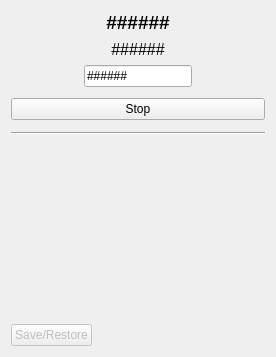
<?xml version="1.0" encoding="UTF-8"?>
<ui version="4.0">
 <class>Form</class>
 <widget class="QWidget" name="Form">
  <property name="geometry">
   <rect>
    <x>0</x>
    <y>0</y>
    <width>276</width>
    <height>357</height>
   </rect>
  </property>
  <property name="windowTitle">
   <string>Motor</string>
  </property>
  <layout class="QHBoxLayout" name="horizontalLayout_2">
   <item>
    <layout class="QVBoxLayout" name="verticalLayout">
     <item>
      <widget class="PyDMLabel" name="description_label">
       <property name="font">
        <font>
         <pointsize>14</pointsize>
         <weight>75</weight>
         <bold>true</bold>
        </font>
       </property>
       <property name="toolTip">
        <string/>
       </property>
       <property name="text">
        <string>######</string>
       </property>
       <property name="alignment">
        <set>Qt::AlignCenter</set>
       </property>
       <property name="channel" stdset="0">
        <string>haven://${MOTOR}.description</string>
       </property>
      </widget>
     </item>
     <item>
      <widget class="PyDMLabel" name="readback_label">
       <property name="font">
        <font>
         <pointsize>12</pointsize>
        </font>
       </property>
       <property name="toolTip">
        <string/>
       </property>
       <property name="text">
        <string>######</string>
       </property>
       <property name="alignment">
        <set>Qt::AlignCenter</set>
       </property>
       <property name="showUnits" stdset="0">
        <bool>true</bool>
       </property>
       <property name="channel" stdset="0">
        <string>haven://${MOTOR}.user_readback</string>
       </property>
      </widget>
     </item>
     <item>
      <layout class="QHBoxLayout" name="horizontalLayout_3">
       <property name="bottomMargin">
        <number>5</number>
       </property>
       <item>
        <spacer name="horizontalSpacer">
         <property name="orientation">
          <enum>Qt::Horizontal</enum>
         </property>
         <property name="sizeHint" stdset="0">
          <size>
           <width>40</width>
           <height>20</height>
          </size>
         </property>
        </spacer>
       </item>
       <item>
        <layout class="QVBoxLayout" name="verticalLayout_3">
         <property name="spacing">
          <number>0</number>
         </property>
         <item>
          <widget class="PyDMByteIndicator" name="limit_hard_low_indicator">
           <property name="toolTip">
            <string/>
           </property>
           <property name="rules" stdset="0">
            <string>[{&quot;name&quot;: &quot;limit_autohide&quot;, &quot;property&quot;: &quot;Opacity&quot;, &quot;initial_value&quot;: &quot;0.0&quot;, &quot;expression&quot;: &quot;float(ch[0] &gt; 0)&quot;, &quot;channels&quot;: [{&quot;channel&quot;: &quot;haven://${MOTOR}.low_limit_switch&quot;, &quot;trigger&quot;: true, &quot;use_enum&quot;: false}]}]</string>
           </property>
           <property name="alarmSensitiveContent" stdset="0">
            <bool>false</bool>
           </property>
           <property name="alarmSensitiveBorder" stdset="0">
            <bool>true</bool>
           </property>
           <property name="channel" stdset="0">
            <string>haven://${MOTOR}.low_limit_switch</string>
           </property>
           <property name="onColor" stdset="0">
            <color>
             <red>220</red>
             <green>53</green>
             <blue>69</blue>
            </color>
           </property>
           <property name="offColor" stdset="0">
            <color>
             <red>40</red>
             <green>167</green>
             <blue>69</blue>
            </color>
           </property>
           <property name="showLabels" stdset="0">
            <bool>false</bool>
           </property>
           <property name="bigEndian" stdset="0">
            <bool>false</bool>
           </property>
           <property name="circles" stdset="0">
            <bool>false</bool>
           </property>
           <property name="numBits" stdset="0">
            <number>1</number>
           </property>
           <property name="shift" stdset="0">
            <number>0</number>
           </property>
           <property name="labels" stdset="0">
            <stringlist>
             <string></string>
            </stringlist>
           </property>
          </widget>
         </item>
         <item>
          <widget class="PyDMByteIndicator" name="limit_soft_low_indicator">
           <property name="toolTip">
            <string/>
           </property>
           <property name="rules" stdset="0">
            <string>[{&quot;name&quot;: &quot;limit_autohide&quot;, &quot;property&quot;: &quot;Opacity&quot;, &quot;initial_value&quot;: &quot;0.0&quot;, &quot;expression&quot;: &quot;float(ch[0] &gt; 0)&quot;, &quot;channels&quot;: [{&quot;channel&quot;: &quot;haven://${MOTOR}.soft_limit_violation&quot;, &quot;trigger&quot;: true, &quot;use_enum&quot;: false}]}]</string>
           </property>
           <property name="channel" stdset="0">
            <string>haven://${MOTOR}.soft_limit_violation</string>
           </property>
           <property name="onColor" stdset="0">
            <color>
             <red>255</red>
             <green>193</green>
             <blue>7</blue>
            </color>
           </property>
           <property name="offColor" stdset="0">
            <color>
             <red>40</red>
             <green>167</green>
             <blue>69</blue>
            </color>
           </property>
           <property name="showLabels" stdset="0">
            <bool>false</bool>
           </property>
          </widget>
         </item>
        </layout>
       </item>
       <item>
        <widget class="PyDMLineEdit" name="setpoint_lineedit">
         <property name="toolTip">
          <string/>
         </property>
         <property name="text">
          <string>######</string>
         </property>
         <property name="showUnits" stdset="0">
          <bool>true</bool>
         </property>
         <property name="channel" stdset="0">
          <string>haven://${MOTOR}.user_setpoint</string>
         </property>
        </widget>
       </item>
       <item>
        <layout class="QVBoxLayout" name="verticalLayout_2">
         <property name="spacing">
          <number>0</number>
         </property>
         <item>
          <widget class="PyDMByteIndicator" name="limit_hard_high_indicator">
           <property name="toolTip">
            <string/>
           </property>
           <property name="rules" stdset="0">
            <string>[{&quot;name&quot;: &quot;limit_autohide&quot;, &quot;property&quot;: &quot;Opacity&quot;, &quot;initial_value&quot;: &quot;0.0&quot;, &quot;expression&quot;: &quot;float(ch[0] &gt; 0)&quot;, &quot;channels&quot;: [{&quot;channel&quot;: &quot;haven://${MOTOR}.high_limit_switch&quot;, &quot;trigger&quot;: true, &quot;use_enum&quot;: false}]}]</string>
           </property>
           <property name="alarmSensitiveContent" stdset="0">
            <bool>false</bool>
           </property>
           <property name="alarmSensitiveBorder" stdset="0">
            <bool>true</bool>
           </property>
           <property name="PyDMToolTip" stdset="0">
            <string/>
           </property>
           <property name="channel" stdset="0">
            <string>haven://${MOTOR}.high_limit_switch</string>
           </property>
           <property name="onColor" stdset="0">
            <color>
             <red>220</red>
             <green>53</green>
             <blue>69</blue>
            </color>
           </property>
           <property name="offColor" stdset="0">
            <color>
             <red>40</red>
             <green>167</green>
             <blue>69</blue>
            </color>
           </property>
           <property name="showLabels" stdset="0">
            <bool>false</bool>
           </property>
           <property name="bigEndian" stdset="0">
            <bool>false</bool>
           </property>
           <property name="circles" stdset="0">
            <bool>false</bool>
           </property>
           <property name="numBits" stdset="0">
            <number>1</number>
           </property>
           <property name="shift" stdset="0">
            <number>0</number>
           </property>
           <property name="labels" stdset="0">
            <stringlist>
             <string></string>
            </stringlist>
           </property>
          </widget>
         </item>
         <item>
          <widget class="PyDMByteIndicator" name="limit_soft_high_indicator">
           <property name="toolTip">
            <string/>
           </property>
           <property name="rules" stdset="0">
            <string>[{&quot;name&quot;: &quot;limit_autohide&quot;, &quot;property&quot;: &quot;Opacity&quot;, &quot;initial_value&quot;: &quot;0.0&quot;, &quot;expression&quot;: &quot;float(ch[0] &gt; 0)&quot;, &quot;channels&quot;: [{&quot;channel&quot;: &quot;haven://${MOTOR}.soft_limit_violation&quot;, &quot;trigger&quot;: true, &quot;use_enum&quot;: false}]}]</string>
           </property>
           <property name="alarmSensitiveContent" stdset="0">
            <bool>false</bool>
           </property>
           <property name="alarmSensitiveBorder" stdset="0">
            <bool>true</bool>
           </property>
           <property name="PyDMToolTip" stdset="0">
            <string/>
           </property>
           <property name="channel" stdset="0">
            <string>haven://${MOTOR}.soft_limit_violation</string>
           </property>
           <property name="onColor" stdset="0">
            <color>
             <red>255</red>
             <green>193</green>
             <blue>7</blue>
            </color>
           </property>
           <property name="offColor" stdset="0">
            <color>
             <red>40</red>
             <green>167</green>
             <blue>69</blue>
            </color>
           </property>
           <property name="showLabels" stdset="0">
            <bool>false</bool>
           </property>
           <property name="bigEndian" stdset="0">
            <bool>false</bool>
           </property>
           <property name="circles" stdset="0">
            <bool>false</bool>
           </property>
           <property name="numBits" stdset="0">
            <number>1</number>
           </property>
           <property name="shift" stdset="0">
            <number>0</number>
           </property>
           <property name="labels" stdset="0">
            <stringlist>
             <string>Bit 0</string>
            </stringlist>
           </property>
          </widget>
         </item>
        </layout>
       </item>
       <item>
        <spacer name="horizontalSpacer_2">
         <property name="orientation">
          <enum>Qt::Horizontal</enum>
         </property>
         <property name="sizeHint" stdset="0">
          <size>
           <width>40</width>
           <height>20</height>
          </size>
         </property>
        </spacer>
       </item>
      </layout>
     </item>
     <item>
      <widget class="PyDMPushButton" name="stop_button">
       <property name="toolTip">
        <string/>
       </property>
       <property name="text">
        <string>Stop</string>
       </property>
       <property name="rules" stdset="0">
        <string>[{&quot;name&quot;: &quot;Enable stop button&quot;, &quot;property&quot;: &quot;Enable&quot;, &quot;initial_value&quot;: &quot;True&quot;, &quot;expression&quot;: &quot;ch[0]&quot;, &quot;channels&quot;: [{&quot;channel&quot;: &quot;haven://${MOTOR}.motor_is_moving&quot;, &quot;trigger&quot;: true, &quot;use_enum&quot;: false}], &quot;notes&quot;: &quot;We only need the stop button to be usable if the motor is moving. Otherwise, just disable it.&quot;}]</string>
       </property>
       <property name="channel" stdset="0">
        <string>haven://${MOTOR}.motor_stop</string>
       </property>
       <property name="pressValue" stdset="0">
        <string>1</string>
       </property>
      </widget>
     </item>
     <item>
      <widget class="PyDMEmbeddedDisplay" name="tweak_display">
       <property name="toolTip">
        <string/>
       </property>
       <property name="frameShape">
        <enum>QFrame::NoFrame</enum>
       </property>
       <property name="macros" stdset="0">
        <string>SIG=${MOTOR}.user_setpoint</string>
       </property>
       <property name="filename" stdset="0">
        <string>tweak.py</string>
       </property>
      </widget>
     </item>
     <item>
      <widget class="Line" name="line">
       <property name="orientation">
        <enum>Qt::Horizontal</enum>
       </property>
      </widget>
     </item>
     <item>
      <spacer name="verticalSpacer">
       <property name="orientation">
        <enum>Qt::Vertical</enum>
       </property>
       <property name="sizeHint" stdset="0">
        <size>
         <width>20</width>
         <height>40</height>
        </size>
       </property>
      </spacer>
     </item>
     <item>
      <layout class="QHBoxLayout" name="horizontalLayout_5">
       <property name="bottomMargin">
        <number>0</number>
       </property>
       <item>
        <widget class="QPushButton" name="save_restore_button">
         <property name="enabled">
          <bool>false</bool>
         </property>
         <property name="text">
          <string>Save/Restore</string>
         </property>
        </widget>
       </item>
       <item>
        <spacer name="horizontalSpacer_3">
         <property name="orientation">
          <enum>Qt::Horizontal</enum>
         </property>
         <property name="sizeHint" stdset="0">
          <size>
           <width>40</width>
           <height>20</height>
          </size>
         </property>
        </spacer>
       </item>
      </layout>
     </item>
    </layout>
   </item>
  </layout>
 </widget>
 <customwidgets>
  <customwidget>
   <class>PyDMLabel</class>
   <extends>QLabel</extends>
   <header>pydm.widgets.label</header>
  </customwidget>
  <customwidget>
   <class>PyDMByteIndicator</class>
   <extends>QWidget</extends>
   <header>pydm.widgets.byte</header>
  </customwidget>
  <customwidget>
   <class>PyDMEmbeddedDisplay</class>
   <extends>QFrame</extends>
   <header>pydm.widgets.embedded_display</header>
   <container>1</container>
  </customwidget>
  <customwidget>
   <class>PyDMLineEdit</class>
   <extends>QLineEdit</extends>
   <header>pydm.widgets.line_edit</header>
  </customwidget>
  <customwidget>
   <class>PyDMPushButton</class>
   <extends>QPushButton</extends>
   <header>pydm.widgets.pushbutton</header>
  </customwidget>
 </customwidgets>
 <resources/>
 <connections/>
</ui>
